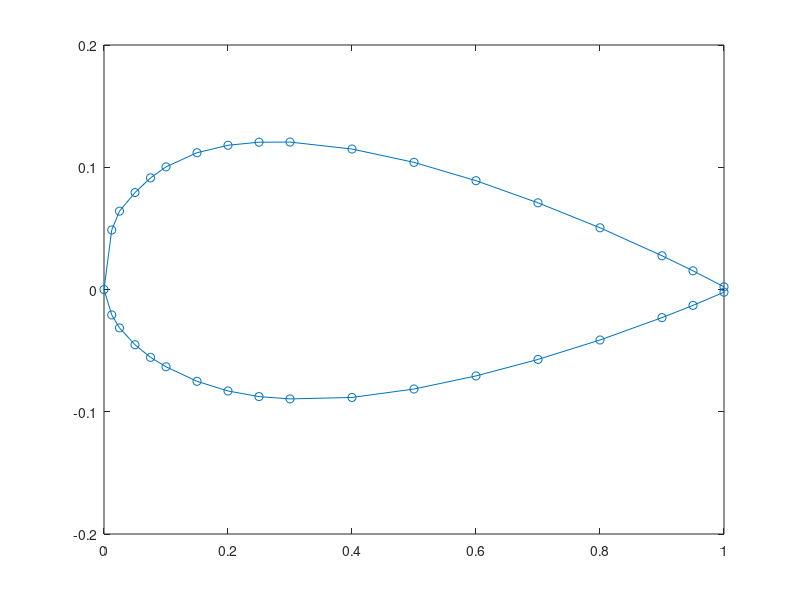

Reproduce this figure in MATLAB.
%% 计算J值
% 从txt文件中读取x，y
clc
a = load("NACA23021.dat")
x = a(:,1)
y = a(:,2)
x_control = []
y_control = []
Q = []
for i = 1:1:length(x)-1
    x_control(end + 1)=(x(i)+x(i+1))/2;
    y_control(end + 1)=(y(i)+y(i+1))/2;
    Q(end +1) = atan2(y_control(i),x_control(i))-pi/2;
end


plot(x,y,'-o')
axis([0 1 -0.2 0.2])